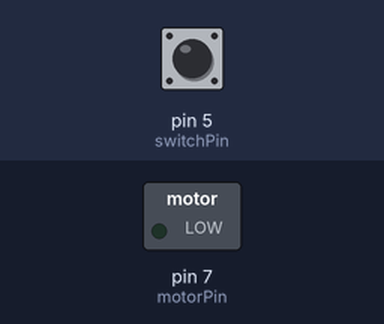
Bench run of a sketch on a simulated Arduino Uno, built with avr-gcc and run on an emulated ATmega328P. Shown: switched loads named in the sketch (green lamp = pin HIGH). The inputs (shaded band) are chosen by the test bench; at power-on: pin 5 (switchPin) LOW. At 4.3 s the program stops and its outputs stay as they are.

Above: at 1.2 s.
1.3 s: pin 5 (switchPin) pulled HIGH for 0.15 s
At 2.5 s:
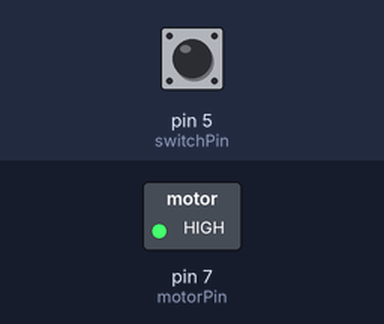
Timing chart, 0 to 5.8 s (numbered marks = the images above; inputs shaded):
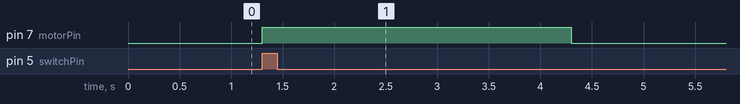

Measured:
- after the input at 1.3 s, pin 7 (motorPin): LOW → HIGH at once, → LOW 3.0 s later

The sketch:

solenoid-.5IMA.ino
```cpp
const int motorPin = 7;
const int switchPin = 5;
const int motorTime = 3000; //in milliseconds
int switchState = 0;

void setup() {
  // put your setup code here, to run once:
  pinMode(switchPin, INPUT);
  pinMode(motorPin, OUTPUT);
  //Serial.begin(9600);
}

void loop() {
  // put your main code here, to run repeatedly:
  switchState = digitalRead(switchPin);
  if(switchState == HIGH){
    digitalWrite(motorPin, HIGH);
    Serial.println("Pressed");
    delay(motorTime);
    digitalWrite(motorPin, LOW);
    exit(NULL);
  }
  else{
    digitalWrite(motorPin, LOW);
  }
}
```
